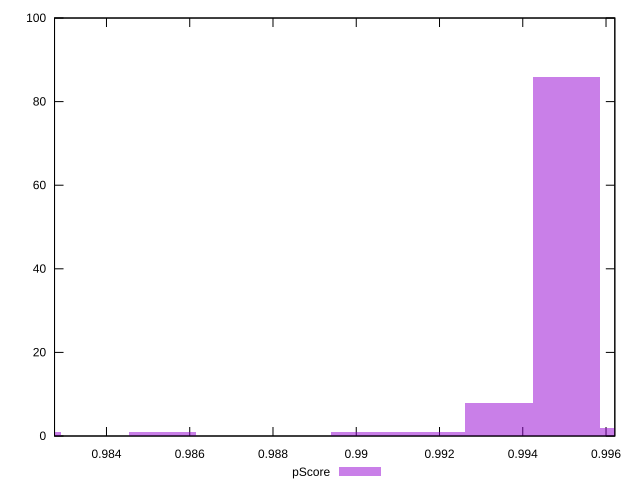

This figure's gnuplot source:
reset

$pScore <<EOF
0.9901963137093414 1
0.9950502172079165 86
0.9934322493750581 8
0.9918142815421997 1
0.9966681850407749 2
0.9853424102107661 1
0.9821064745450493 1
EOF

set key outside below
set boxwidth 0.0016179678328584008
set xrange [0.9827521983514116:0.9962113647861295]
set yrange [0:100]
set trange [0:100]
set style fill transparent solid 0.5 noborder
set terminal svg size 640, 490 enhanced background rgb 'white'
set output "report_00018_2021-02-10T15-25-16.877Z/max-potential-fid/samples/pages+cached+noadtech+nomedia/pScore/histogram.svg"

plot $pScore title "pScore" with boxes

reset
